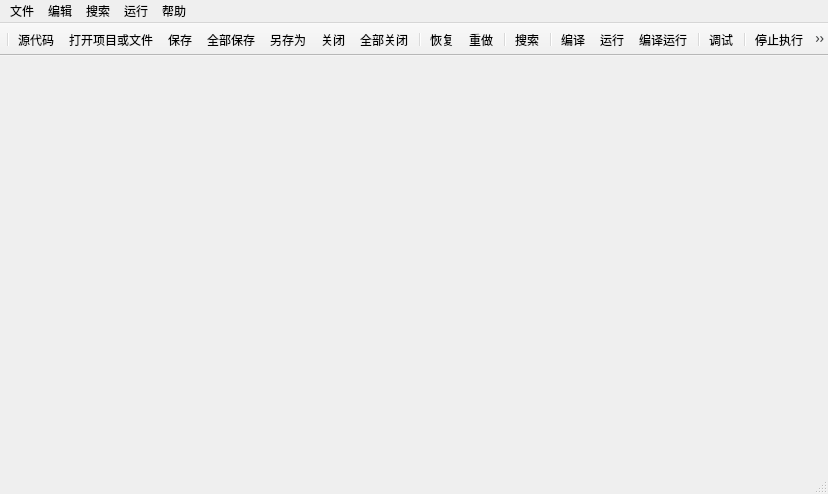
<?xml version="1.0" encoding="UTF-8"?>
<ui version="4.0">
 <class>MainWindow</class>
 <widget class="QMainWindow" name="MainWindow">
  <property name="geometry">
   <rect>
    <x>0</x>
    <y>0</y>
    <width>828</width>
    <height>494</height>
   </rect>
  </property>
  <property name="sizePolicy">
   <sizepolicy hsizetype="Preferred" vsizetype="Preferred">
    <horstretch>0</horstretch>
    <verstretch>0</verstretch>
   </sizepolicy>
  </property>
  <property name="windowTitle">
   <string>MainWindow</string>
  </property>
  <widget class="QWidget" name="centralWidget"/>
  <widget class="QMenuBar" name="menuBar">
   <property name="geometry">
    <rect>
     <x>0</x>
     <y>0</y>
     <width>828</width>
     <height>26</height>
    </rect>
   </property>
   <widget class="QMenu" name="menu_File">
    <property name="sizePolicy">
     <sizepolicy hsizetype="Minimum" vsizetype="Minimum">
      <horstretch>0</horstretch>
      <verstretch>0</verstretch>
     </sizepolicy>
    </property>
    <property name="contextMenuPolicy">
     <enum>Qt::DefaultContextMenu</enum>
    </property>
    <property name="title">
     <string>文件</string>
    </property>
    <widget class="QMenu" name="menuNew">
     <property name="sizePolicy">
      <sizepolicy hsizetype="MinimumExpanding" vsizetype="Preferred">
       <horstretch>0</horstretch>
       <verstretch>0</verstretch>
      </sizepolicy>
     </property>
     <property name="title">
      <string>新建</string>
     </property>
     <property name="icon">
      <iconset resource="Source/Images/images.qrc">
       <normaloff>:/Newlook/Newlook/add.bmp</normaloff>:/Newlook/Newlook/add.bmp</iconset>
     </property>
     <property name="separatorsCollapsible">
      <bool>false</bool>
     </property>
     <addaction name="actionNSrcCode"/>
    </widget>
    <addaction name="menuNew"/>
    <addaction name="separator"/>
    <addaction name="actionOpen"/>
    <addaction name="actionSave"/>
    <addaction name="actionSaveAll"/>
    <addaction name="separator"/>
    <addaction name="actionClose"/>
    <addaction name="actionCloseAll"/>
    <addaction name="separator"/>
    <addaction name="actionExit"/>
   </widget>
   <widget class="QMenu" name="menu_Edit">
    <property name="title">
     <string>编辑</string>
    </property>
    <widget class="QMenu" name="menuInsert">
     <property name="title">
      <string>插入</string>
     </property>
     <property name="icon">
      <iconset resource="Source/Images/images.qrc">
       <normaloff>:/Newlook/Newlook/insert.bmp</normaloff>:/Newlook/Newlook/insert.bmp</iconset>
     </property>
     <addaction name="actionFOR"/>
     <addaction name="actionWHILE"/>
     <addaction name="actionDO_WHILE"/>
     <addaction name="actionIF"/>
     <addaction name="actionSWITCH"/>
     <addaction name="actionCLASS"/>
     <addaction name="separator"/>
     <addaction name="actionIFDEF"/>
     <addaction name="actionIFNDEF"/>
     <addaction name="actionIFDEF_ELSE"/>
     <addaction name="actionIFNDEF_ELSE"/>
    </widget>
    <addaction name="actionUndo"/>
    <addaction name="actionRedo"/>
    <addaction name="separator"/>
    <addaction name="actionCut"/>
    <addaction name="actionCopy"/>
    <addaction name="actionPaste"/>
    <addaction name="actionSelectAll"/>
    <addaction name="separator"/>
    <addaction name="menuInsert"/>
    <addaction name="separator"/>
    <addaction name="actionCollectAll"/>
    <addaction name="actionExpandall"/>
   </widget>
   <widget class="QMenu" name="menu_Search">
    <property name="title">
     <string>搜索</string>
    </property>
    <addaction name="actionSearch"/>
    <addaction name="action_gotoLine"/>
   </widget>
   <widget class="QMenu" name="menu_Run">
    <property name="title">
     <string>运行</string>
    </property>
    <addaction name="actionCompile"/>
    <addaction name="actionRun"/>
    <addaction name="actionCompRun"/>
    <addaction name="separator"/>
    <addaction name="actionJumpToBP"/>
    <addaction name="actionSwitchBP"/>
    <addaction name="actionDebug"/>
    <addaction name="separator"/>
    <addaction name="actionStopExecute"/>
   </widget>
   <widget class="QMenu" name="menu_Help">
    <property name="title">
     <string>帮助</string>
    </property>
    <addaction name="actionAbout"/>
   </widget>
   <addaction name="menu_File"/>
   <addaction name="menu_Edit"/>
   <addaction name="menu_Search"/>
   <addaction name="menu_Run"/>
   <addaction name="menu_Help"/>
  </widget>
  <widget class="QToolBar" name="mainToolBar">
   <property name="sizePolicy">
    <sizepolicy hsizetype="Ignored" vsizetype="Fixed">
     <horstretch>0</horstretch>
     <verstretch>0</verstretch>
    </sizepolicy>
   </property>
   <property name="movable">
    <bool>false</bool>
   </property>
   <property name="allowedAreas">
    <set>Qt::TopToolBarArea</set>
   </property>
   <property name="orientation">
    <enum>Qt::Horizontal</enum>
   </property>
   <property name="iconSize">
    <size>
     <width>24</width>
     <height>24</height>
    </size>
   </property>
   <property name="floatable">
    <bool>false</bool>
   </property>
   <attribute name="toolBarArea">
    <enum>TopToolBarArea</enum>
   </attribute>
   <attribute name="toolBarBreak">
    <bool>false</bool>
   </attribute>
   <addaction name="separator"/>
   <addaction name="actionNSrcCode"/>
   <addaction name="actionOpen"/>
   <addaction name="actionSave"/>
   <addaction name="actionSaveAll"/>
   <addaction name="actionSaveAs"/>
   <addaction name="actionClose"/>
   <addaction name="actionCloseAll"/>
   <addaction name="separator"/>
   <addaction name="actionUndo"/>
   <addaction name="actionRedo"/>
   <addaction name="separator"/>
   <addaction name="actionSearch"/>
   <addaction name="separator"/>
   <addaction name="actionCompile"/>
   <addaction name="actionRun"/>
   <addaction name="actionCompRun"/>
   <addaction name="separator"/>
   <addaction name="actionDebug"/>
   <addaction name="separator"/>
   <addaction name="actionStopExecute"/>
   <addaction name="separator"/>
   <addaction name="action_gotoLine"/>
  </widget>
  <widget class="QStatusBar" name="statusBar"/>
  <action name="actionOpen">
   <property name="icon">
    <iconset resource="Source/Images/images.qrc">
     <normaloff>:/Newlook/Newlook/opnproj.bmp</normaloff>:/Newlook/Newlook/opnproj.bmp</iconset>
   </property>
   <property name="text">
    <string>打开项目或文件...</string>
   </property>
  </action>
  <action name="actionSave">
   <property name="icon">
    <iconset resource="Source/Images/images.qrc">
     <normaloff>:/Newlook/Newlook/save.bmp</normaloff>:/Newlook/Newlook/save.bmp</iconset>
   </property>
   <property name="text">
    <string>保存</string>
   </property>
  </action>
  <action name="actionSaveAs">
   <property name="icon">
    <iconset resource="Source/Images/images.qrc">
     <normaloff>:/Newlook/Newlook/saveas.bmp</normaloff>:/Newlook/Newlook/saveas.bmp</iconset>
   </property>
   <property name="text">
    <string>另存为...</string>
   </property>
  </action>
  <action name="actionSaveProjAs">
   <property name="icon">
    <iconset resource="Source/Images/images.qrc">
     <normaloff>:/Newlook/Newlook/saveas.bmp</normaloff>:/Newlook/Newlook/saveas.bmp</iconset>
   </property>
   <property name="text">
    <string>另存项目为...</string>
   </property>
  </action>
  <action name="actionNSrcCode">
   <property name="checkable">
    <bool>false</bool>
   </property>
   <property name="checked">
    <bool>false</bool>
   </property>
   <property name="enabled">
    <bool>true</bool>
   </property>
   <property name="icon">
    <iconset resource="Source/Images/images.qrc">
     <normaloff>:/Newlook/Newlook/newsrc.bmp</normaloff>:/Newlook/Newlook/newsrc.bmp</iconset>
   </property>
   <property name="text">
    <string>源代码</string>
   </property>
  </action>
  <action name="action">
   <property name="icon">
    <iconset resource="Source/Images/images.qrc">
     <normaloff>:/Newlook/Newlook/newproj.bmp</normaloff>:/Newlook/Newlook/newproj.bmp</iconset>
   </property>
   <property name="text">
    <string>项目</string>
   </property>
  </action>
  <action name="actionNTemplate">
   <property name="icon">
    <iconset resource="Source/Images/images.qrc">
     <normaloff>:/Newlook/Newlook/newtemp.bmp</normaloff>:/Newlook/Newlook/newtemp.bmp</iconset>
   </property>
   <property name="text">
    <string>模板</string>
   </property>
  </action>
  <action name="actionNClass">
   <property name="icon">
    <iconset resource="Source/Images/images.qrc">
     <normaloff>:/Classparser/Classparser/class.bmp</normaloff>:/Classparser/Classparser/class.bmp</iconset>
   </property>
   <property name="text">
    <string>类</string>
   </property>
  </action>
  <action name="actionSaveAll">
   <property name="icon">
    <iconset resource="Source/Images/images.qrc">
     <normaloff>:/Newlook/Newlook/saveall.bmp</normaloff>:/Newlook/Newlook/saveall.bmp</iconset>
   </property>
   <property name="text">
    <string>全部保存</string>
   </property>
  </action>
  <action name="actionClose">
   <property name="icon">
    <iconset resource="Source/Images/images.qrc">
     <normaloff>:/Newlook/Newlook/closefl.bmp</normaloff>:/Newlook/Newlook/closefl.bmp</iconset>
   </property>
   <property name="text">
    <string>关闭</string>
   </property>
  </action>
  <action name="actionCloseProj">
   <property name="icon">
    <iconset resource="Source/Images/images.qrc">
     <normaloff>:/Newlook/Newlook/close.bmp</normaloff>:/Newlook/Newlook/close.bmp</iconset>
   </property>
   <property name="text">
    <string>关闭项目</string>
   </property>
  </action>
  <action name="actionCloseAll">
   <property name="icon">
    <iconset resource="Source/Images/images.qrc">
     <normaloff>:/Newlook/Newlook/closeall.bmp</normaloff>:/Newlook/Newlook/closeall.bmp</iconset>
   </property>
   <property name="text">
    <string>全部关闭</string>
   </property>
  </action>
  <action name="actionClrHis">
   <property name="icon">
    <iconset resource="Source/Images/images.qrc">
     <normaloff>:/Newlook/Newlook/clrhist.bmp</normaloff>:/Newlook/Newlook/clrhist.bmp</iconset>
   </property>
   <property name="text">
    <string>清除历史</string>
   </property>
  </action>
  <action name="actionExit">
   <property name="icon">
    <iconset resource="Source/Images/images.qrc">
     <normaloff>:/Newlook/Newlook/close.bmp</normaloff>:/Newlook/Newlook/close.bmp</iconset>
   </property>
   <property name="text">
    <string>退出</string>
   </property>
  </action>
  <action name="actionUndo">
   <property name="icon">
    <iconset resource="Source/Images/images.qrc">
     <normaloff>:/Newlook/Newlook/undo.bmp</normaloff>:/Newlook/Newlook/undo.bmp</iconset>
   </property>
   <property name="text">
    <string>恢复</string>
   </property>
  </action>
  <action name="actionRedo">
   <property name="icon">
    <iconset resource="Source/Images/images.qrc">
     <normaloff>:/Newlook/Newlook/redo.bmp</normaloff>:/Newlook/Newlook/redo.bmp</iconset>
   </property>
   <property name="text">
    <string>重做</string>
   </property>
  </action>
  <action name="actionCut">
   <property name="icon">
    <iconset resource="Source/Images/images.qrc">
     <normaloff>:/Newlook/Newlook/cut.bmp</normaloff>:/Newlook/Newlook/cut.bmp</iconset>
   </property>
   <property name="text">
    <string>剪切</string>
   </property>
  </action>
  <action name="actionCopy">
   <property name="icon">
    <iconset resource="Source/Images/images.qrc">
     <normaloff>:/Newlook/Newlook/copy.bmp</normaloff>:/Newlook/Newlook/copy.bmp</iconset>
   </property>
   <property name="text">
    <string>拷贝</string>
   </property>
  </action>
  <action name="actionPaste">
   <property name="icon">
    <iconset resource="Source/Images/images.qrc">
     <normaloff>:/Newlook/Newlook/paste.bmp</normaloff>:/Newlook/Newlook/paste.bmp</iconset>
   </property>
   <property name="text">
    <string>粘贴</string>
   </property>
  </action>
  <action name="actionSelectAll">
   <property name="icon">
    <iconset resource="Source/Images/images.qrc">
     <normaloff>:/Newlook/Newlook/empty.bmp</normaloff>:/Newlook/Newlook/empty.bmp</iconset>
   </property>
   <property name="text">
    <string>选择全部</string>
   </property>
  </action>
  <action name="actionComment">
   <property name="icon">
    <iconset resource="Source/Images/images.qrc">
     <normaloff>:/Newlook/Newlook/empty.bmp</normaloff>:/Newlook/Newlook/empty.bmp</iconset>
   </property>
   <property name="text">
    <string>注释</string>
   </property>
  </action>
  <action name="actionUncomment">
   <property name="icon">
    <iconset resource="Source/Images/images.qrc">
     <normaloff>:/Newlook/Newlook/empty.bmp</normaloff>:/Newlook/Newlook/empty.bmp</iconset>
   </property>
   <property name="text">
    <string>取消注释</string>
   </property>
  </action>
  <action name="actionSetComment">
   <property name="icon">
    <iconset resource="Source/Images/images.qrc">
     <normaloff>:/Newlook/Newlook/empty.bmp</normaloff>:/Newlook/Newlook/empty.bmp</iconset>
   </property>
   <property name="text">
    <string>设置注释</string>
   </property>
  </action>
  <action name="actionCommentInLine">
   <property name="icon">
    <iconset resource="Source/Images/images.qrc">
     <normaloff>:/Newlook/Newlook/empty.bmp</normaloff>:/Newlook/Newlook/empty.bmp</iconset>
   </property>
   <property name="text">
    <string>切换行内注释</string>
   </property>
  </action>
  <action name="actionIndent">
   <property name="icon">
    <iconset resource="Source/Images/images.qrc">
     <normaloff>:/Newlook/Newlook/empty.bmp</normaloff>:/Newlook/Newlook/empty.bmp</iconset>
   </property>
   <property name="text">
    <string>缩进</string>
   </property>
  </action>
  <action name="actionRemoveIndent">
   <property name="icon">
    <iconset resource="Source/Images/images.qrc">
     <normaloff>:/Newlook/Newlook/empty.bmp</normaloff>:/Newlook/Newlook/empty.bmp</iconset>
   </property>
   <property name="text">
    <string>取消缩进</string>
   </property>
  </action>
  <action name="actionCollectAll">
   <property name="icon">
    <iconset resource="Source/Images/images.qrc">
     <normaloff>:/Newlook/Newlook/empty.bmp</normaloff>:/Newlook/Newlook/empty.bmp</iconset>
   </property>
   <property name="text">
    <string>全部收起</string>
   </property>
  </action>
  <action name="actionExpandAll">
   <property name="icon">
    <iconset resource="Source/Images/images.qrc">
     <normaloff>:/Newlook/Newlook/empty.bmp</normaloff>:/Newlook/Newlook/empty.bmp</iconset>
   </property>
   <property name="text">
    <string>全部展开</string>
   </property>
  </action>
  <action name="actionDateTime">
   <property name="text">
    <string>日期/时间</string>
   </property>
  </action>
  <action name="actionHeadFile">
   <property name="text">
    <string>文件头注释模块</string>
   </property>
  </action>
  <action name="actionFOR">
   <property name="text">
    <string>for()</string>
   </property>
  </action>
  <action name="actionWHILE">
   <property name="text">
    <string>while()</string>
   </property>
  </action>
  <action name="actionDO_WHILE">
   <property name="text">
    <string>do-while()</string>
   </property>
  </action>
  <action name="actionIF">
   <property name="text">
    <string>if()</string>
   </property>
  </action>
  <action name="action_switch">
   <property name="text">
    <string> switch()</string>
   </property>
  </action>
  <action name="actionSWITCH">
   <property name="text">
    <string>switch()</string>
   </property>
  </action>
  <action name="actionCLASS">
   <property name="text">
    <string>Class</string>
   </property>
  </action>
  <action name="actionCLASSTEMP">
   <property name="text">
    <string>ClassHeaderTemplate</string>
   </property>
  </action>
  <action name="actionIFDEF">
   <property name="text">
    <string>#ifdef</string>
   </property>
  </action>
  <action name="actionIFNDEF">
   <property name="text">
    <string>#ifndef</string>
   </property>
  </action>
  <action name="actionIFDEF_ELSE">
   <property name="text">
    <string>#ifdef/else</string>
   </property>
  </action>
  <action name="actionIFNDEF_ELSE">
   <property name="text">
    <string>#ifndef_else</string>
   </property>
  </action>
  <action name="actionSearch">
   <property name="icon">
    <iconset resource="Source/Images/images.qrc">
     <normaloff>:/Newlook/Newlook/search.bmp</normaloff>:/Newlook/Newlook/search.bmp</iconset>
   </property>
   <property name="text">
    <string>搜索</string>
   </property>
  </action>
  <action name="actionJumpToFunc">
   <property name="icon">
    <iconset resource="Source/Images/images.qrc">
     <normaloff>:/Newlook/Newlook/toolbar.bmp</normaloff>:/Newlook/Newlook/toolbar.bmp</iconset>
   </property>
   <property name="text">
    <string>跳至函数</string>
   </property>
  </action>
  <action name="actionNewUnit">
   <property name="icon">
    <iconset resource="Source/Images/images.qrc">
     <normaloff>:/Newlook/Newlook/newsrc.bmp</normaloff>:/Newlook/Newlook/newsrc.bmp</iconset>
   </property>
   <property name="text">
    <string>新建单元</string>
   </property>
  </action>
  <action name="actionAdd">
   <property name="icon">
    <iconset resource="Source/Images/images.qrc">
     <normaloff>:/Newlook/Newlook/addsrc.bmp</normaloff>:/Newlook/Newlook/addsrc.bmp</iconset>
   </property>
   <property name="text">
    <string>添加</string>
   </property>
  </action>
  <action name="actionRemove">
   <property name="icon">
    <iconset resource="Source/Images/images.qrc">
     <normaloff>:/Newlook/Newlook/remsrc.bmp</normaloff>:/Newlook/Newlook/remsrc.bmp</iconset>
   </property>
   <property name="text">
    <string>移除</string>
   </property>
  </action>
  <action name="actionAttribute">
   <property name="icon">
    <iconset resource="Source/Images/images.qrc">
     <normaloff>:/Newlook/Newlook/projopt.bmp</normaloff>:/Newlook/Newlook/projopt.bmp</iconset>
   </property>
   <property name="text">
    <string>项目属性</string>
   </property>
  </action>
  <action name="actionCompile">
   <property name="icon">
    <iconset resource="Source/Images/images.qrc">
     <normaloff>:/Newlook/Newlook/compile.bmp</normaloff>:/Newlook/Newlook/compile.bmp</iconset>
   </property>
   <property name="text">
    <string>编译</string>
   </property>
  </action>
  <action name="actionRun">
   <property name="icon">
    <iconset resource="Source/Images/images.qrc">
     <normaloff>:/Newlook/Newlook/run.bmp</normaloff>:/Newlook/Newlook/run.bmp</iconset>
   </property>
   <property name="text">
    <string>运行</string>
   </property>
  </action>
  <action name="actionCompRun">
   <property name="icon">
    <iconset resource="Source/Images/images.qrc">
     <normaloff>:/Newlook/Newlook/comprun.bmp</normaloff>:/Newlook/Newlook/comprun.bmp</iconset>
   </property>
   <property name="text">
    <string>编译运行</string>
   </property>
  </action>
  <action name="actionRecompile">
   <property name="icon">
    <iconset resource="Source/Images/images.qrc">
     <normaloff>:/Newlook/Newlook/rebuild.bmp</normaloff>:/Newlook/Newlook/rebuild.bmp</iconset>
   </property>
   <property name="text">
    <string>全部重新编译</string>
   </property>
  </action>
  <action name="actionJumpToBP">
   <property name="icon">
    <iconset resource="Source/Images/images.qrc">
     <normaloff>:/Newlook/Newlook/empty.bmp</normaloff>:/Newlook/Newlook/empty.bmp</iconset>
   </property>
   <property name="text">
    <string>转到断点</string>
   </property>
  </action>
  <action name="actionSwitchBP">
   <property name="icon">
    <iconset resource="Source/Images/images.qrc">
     <normaloff>:/Newlook/Newlook/empty.bmp</normaloff>:/Newlook/Newlook/empty.bmp</iconset>
   </property>
   <property name="text">
    <string>切换断点</string>
   </property>
  </action>
  <action name="actionDebug">
   <property name="icon">
    <iconset resource="Source/Images/images.qrc">
     <normaloff>:/Newlook/Newlook/debug.bmp</normaloff>:/Newlook/Newlook/debug.bmp</iconset>
   </property>
   <property name="text">
    <string>调试</string>
   </property>
  </action>
  <action name="actionStopExecute">
   <property name="icon">
    <iconset resource="Source/Images/images.qrc">
     <normaloff>:/Newlook/Newlook/close.bmp</normaloff>:/Newlook/Newlook/close.bmp</iconset>
   </property>
   <property name="text">
    <string>停止执行</string>
   </property>
  </action>
  <action name="actionCompOpt">
   <property name="icon">
    <iconset resource="Source/Images/images.qrc">
     <normaloff>:/Newlook/Newlook/compopt.bmp</normaloff>:/Newlook/Newlook/compopt.bmp</iconset>
   </property>
   <property name="text">
    <string>编译选项</string>
   </property>
  </action>
  <action name="actionEnvOpt">
   <property name="icon">
    <iconset resource="Source/Images/images.qrc">
     <normaloff>:/Newlook/Newlook/envopt.bmp</normaloff>:/Newlook/Newlook/envopt.bmp</iconset>
   </property>
   <property name="text">
    <string>环境选项</string>
   </property>
  </action>
  <action name="actionEditorOpt">
   <property name="icon">
    <iconset resource="Source/Images/images.qrc">
     <normaloff>:/Newlook/Newlook/makefl.bmp</normaloff>:/Newlook/Newlook/makefl.bmp</iconset>
   </property>
   <property name="text">
    <string>编辑器选项</string>
   </property>
  </action>
  <action name="actionShortcutKey">
   <property name="icon">
    <iconset resource="Source/Images/images.qrc">
     <normaloff>:/Newlook/Newlook/run.bmp</normaloff>:/Newlook/Newlook/run.bmp</iconset>
   </property>
   <property name="text">
    <string>快捷键选项</string>
   </property>
  </action>
  <action name="actionConfigTools">
   <property name="icon">
    <iconset resource="Source/Images/images.qrc">
     <normaloff>:/Newlook/Newlook/tools.bmp</normaloff>:/Newlook/Newlook/tools.bmp</iconset>
   </property>
   <property name="text">
    <string>配置工具</string>
   </property>
  </action>
  <action name="actionAbout">
   <property name="text">
    <string>关于我们</string>
   </property>
  </action>
  <action name="actionExpandall">
   <property name="text">
    <string>全部展开</string>
   </property>
  </action>
  <action name="action_gotoLine">
   <property name="icon">
    <iconset resource="Source/Images/images.qrc">
     <normaloff>:/Newlook/Newlook/goto.bmp</normaloff>:/Newlook/Newlook/goto.bmp</iconset>
   </property>
   <property name="text">
    <string>转到</string>
   </property>
  </action>
 </widget>
 <layoutdefault spacing="6" margin="11"/>
 <resources>
  <include location="Source/Images/images.qrc"/>
 </resources>
 <connections/>
</ui>
